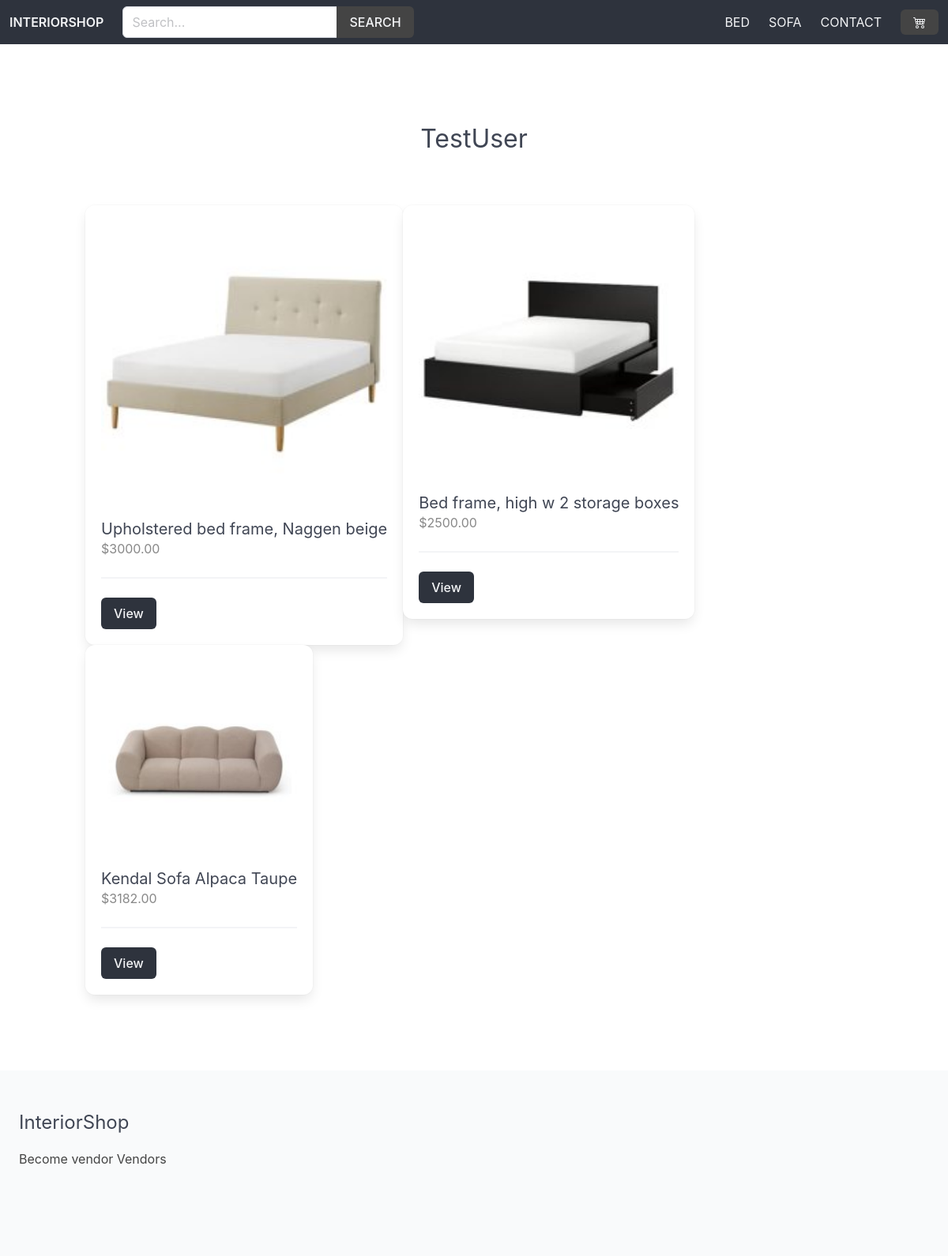
/vendors/1/, run on the app's committed database.
### product/models.py (models this page shows, shortened)
class Category(models.Model):
    title = models.CharField(max_length=255)
    slug = models.SlugField(max_length=255)
    ordering = models.IntegerField(default=0)
    class Meta:
        ordering = ['ordering']

class Product(models.Model):
    category = models.ForeignKey(Category, related_name='products', on_delete=models.CASCADE)
    vendor = models.ForeignKey(Vendor, related_name='products', on_delete=models.CASCADE)
    title = models.CharField(max_length=255)
    slug = models.SlugField(max_length=255)
    description = models.TextField(blank=True, null=True)
    price = models.DecimalField(max_digits=6, decimal_places=2)
    date_added = models.DateTimeField(auto_now_add=True)
    class Meta:
        ordering = ['-date_added']
    def get_thumbnail(self):
        first_image = self.images.first()
        if first_image and first_image.thumbnail:
            return first_image.thumbnail.url
        else:
            return 'https://via.placeholder.com/240x180.jpg'

class ProductImage(models.Model):
    product = models.ForeignKey(Product, related_name='images', on_delete=models.CASCADE)
    image = models.ImageField(upload_to='uploads/products/')
    thumbnail = models.ImageField(upload_to='uploads/thumbnails/', blank=True, null=True)

### vendor/models.py (models this page shows, shortened)
class Vendor(models.Model):
    name = models.CharField(max_length=255)
    created_at = models.DateTimeField(auto_now_add=True)
    created_by = models.OneToOneField(User, related_name='vendor', on_delete=models.CASCADE)
    class Meta:
        ordering =  ['name']

### vendor/views.py (the view)
# urls.py: path('vendors/', include('vendor.urls')),
def vendor(request, vendor_id):
    vendor = get_object_or_404(Vendor, pk=vendor_id)
    return render(request, 'vendor/vendor.html', {'vendor':vendor})

### cart/cart.py (called while the page is built)
    def __len__(self):
        return sum(item['quantity'] for item in self.cart.values())

### cart/context_processors.py (called while the page is built)
def cart(request):
    return {'cart':Cart(request)}

### product/context_processors.py (called while the page is built)
def menu_categories(request):
    categories = Category.objects.all()
    return {'menu_categories':categories}

### vendor/templates/vendor/vendor.html (shortened to what this page needs)
{% extends 'main/base.html' %}
{% block content %}
    <div class="columns is-multiline mb-6">
        <div class="column is-12 has-text-centered mt-6 mb-6">
            <h2 class="is-size-3">{{vendor.name}}</h2>
        </div>
        {% for product in vendor.products.all %}
            {% include 'product/parts/list_item.html' %}
        {% endfor %}
    </div>
{% endblock %}

### main/templates/main/base.html (shortened to what this page needs)
{% load static %}
<!DOCTYPE html>
<html>
  <head>
    <link
      rel="stylesheet"
      href="https://cdn.jsdelivr.net/npm/bulma@1.0.2/css/bulma.min.css"
    />
    <link
      rel="stylesheet"
      href="{% static 'styles/main.css' %}"
    />
  </head>
  <body>
    <nav class="navbar is-dark">
      <div class="navbar-brand">
        <a href="/" class="navbar-item"><strong>InteriorShop</strong></a>
      </div>
      <div class="navbar-menu" id="main-navbar">
        <div class="navbar-start">
          <div class="navbar-item">
          <form method="GET" action="{% url 'search' %}">
            <div class="field has-addons">
              <div class="control">
                <input type="text" class="input" placeholder="Search..." name="query">
              </div>
              <div class="control">
                <button class="button is-dark is-uppercase">Search</button>
              </div>
            </div>
          </form>
        </div>
        </div>
        {% for category in menu_categories %}
          <a href="{% url 'category' category.slug %}" class="navbar-item">{{category.title}}</a>
        {% endfor %}
        <a href="{% url 'contact' %}" class="navbar-item">Contact</a>
        <div class="navbar-item">
          <a href="{% url 'cart' %}" class="button is-dark">
          {% if cart %} ({{cart | length}}) {% endif %}</a>
        </div>
      </div>
    </nav>
    <section class="section">
        <div class="container">
          {% block content %}
          {% endblock %}
        </div>
    </section>
    <footer class="footer">
      <h3 class="is-size-4 mb-4">InteriorShop</h3>
      {% if request.user.is_authenticated %}
        <a href="{% url 'vendor_admin' %}">vendor Admin</a>
      {% else %}
        <a href="{% url 'become_vendor' %}">Become vendor</a>
      {% endif %}
      <a href="{% url 'vendors' %}">Vendors</a>
    </footer>
  </body>
</html>

### product/templates/product/parts/list_item.html
<div class="product-list-item">
    <div class="box">
        <figure class="image is4by3 mb-4">
            <img src="{{product.get_thumbnail}}">
        </figure>
        <h2 class="subtitle">{{product.title}}</h2>
        <h3 class="price is-size-6 mb-5">${{product.price}}</h3>
        <hr>
        <a href="{% url 'product' product.category.slug product.slug %}" class="button is-dark is-upercase">View</a>
    </div>
</div>

### static/styles/main.css (style rules this page uses)
.navbar { text-transform: uppercase; }
.navbar .is-dark { background-color: #444; }
.footer a { margin-bottom: 15px; display: inline-block; color: #444; }
.input, .button { border-radius = 0; }
.product-list-item .box .subtitle { margin-bottom: 0; }
.product-list-item .box .price { color: #888; }

### data on the page
Category: title "BED"
Category: title "SOFA"
Vendor: name "TestUser"
Product: get_thumbnail (picture), title "Upholstered bed frame, Naggen beige", price "3000.00"
Product: get_thumbnail (picture), title "Bed frame, high w 2 storage boxes", price "2500.00"
Product: get_thumbnail (picture), title "Kendal Sofa Alpaca Taupe", price "3182.00"
